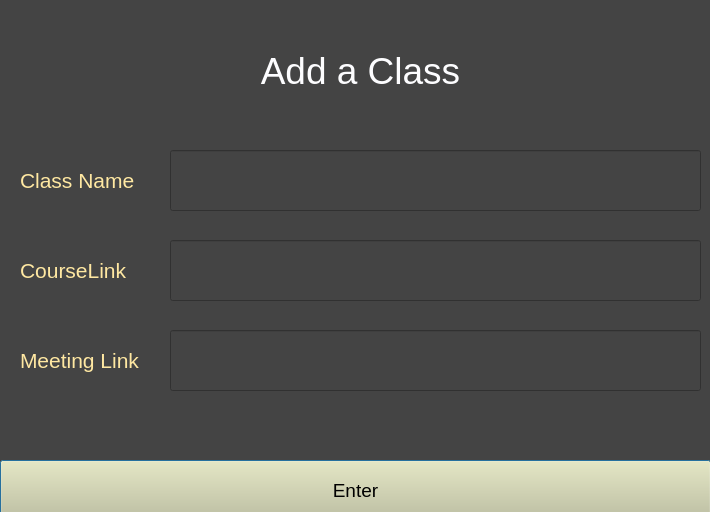
<?xml version="1.0" encoding="UTF-8"?>
<ui version="4.0">
 <class>Dialog</class>
 <widget class="QDialog" name="Dialog">
  <property name="geometry">
   <rect>
    <x>0</x>
    <y>0</y>
    <width>710</width>
    <height>512</height>
   </rect>
  </property>
  <property name="windowTitle">
   <string>Dialog</string>
  </property>
  <property name="styleSheet">
   <string notr="true">background-color: rgb(68, 68, 68);
font-size: 14pt;</string>
  </property>
  <widget class="QLabel" name="label">
   <property name="geometry">
    <rect>
     <x>260</x>
     <y>40</y>
     <width>201</width>
     <height>61</height>
    </rect>
   </property>
   <property name="mouseTracking">
    <bool>false</bool>
   </property>
   <property name="styleSheet">
    <string notr="true">color: rgb(253, 253, 255);
font-size:28pt;
text-align: center;</string>
   </property>
   <property name="text">
    <string>Add a Class</string>
   </property>
   <property name="alignment">
    <set>Qt::AlignCenter</set>
   </property>
  </widget>
  <widget class="QLabel" name="label_2">
   <property name="geometry">
    <rect>
     <x>20</x>
     <y>160</y>
     <width>121</width>
     <height>41</height>
    </rect>
   </property>
   <property name="styleSheet">
    <string notr="true">color: rgb(255, 232, 162);
font-size: 16pt;</string>
   </property>
   <property name="text">
    <string>Class Name</string>
   </property>
  </widget>
  <widget class="QLineEdit" name="className">
   <property name="geometry">
    <rect>
     <x>170</x>
     <y>150</y>
     <width>531</width>
     <height>61</height>
    </rect>
   </property>
   <property name="styleSheet">
    <string notr="true">color: rgb(255, 255, 255)</string>
   </property>
  </widget>
  <widget class="QPushButton" name="classEntered">
   <property name="geometry">
    <rect>
     <x>0</x>
     <y>460</y>
     <width>711</width>
     <height>61</height>
    </rect>
   </property>
   <property name="styleSheet">
    <string notr="true">background-color: rgb(206, 197, 146)</string>
   </property>
   <property name="text">
    <string>Enter</string>
   </property>
  </widget>
  <widget class="QLineEdit" name="classLink">
   <property name="geometry">
    <rect>
     <x>170</x>
     <y>240</y>
     <width>531</width>
     <height>61</height>
    </rect>
   </property>
   <property name="styleSheet">
    <string notr="true">color: rgb(255, 255, 255)</string>
   </property>
  </widget>
  <widget class="QLabel" name="label_3">
   <property name="geometry">
    <rect>
     <x>20</x>
     <y>250</y>
     <width>111</width>
     <height>41</height>
    </rect>
   </property>
   <property name="styleSheet">
    <string notr="true">color: rgb(255, 232, 162);
font-size: 16pt;</string>
   </property>
   <property name="text">
    <string>CourseLink</string>
   </property>
  </widget>
  <widget class="QLineEdit" name="meetingLink">
   <property name="geometry">
    <rect>
     <x>170</x>
     <y>330</y>
     <width>531</width>
     <height>61</height>
    </rect>
   </property>
   <property name="styleSheet">
    <string notr="true">color: rgb(255, 255, 255)</string>
   </property>
  </widget>
  <widget class="QLabel" name="label_4">
   <property name="geometry">
    <rect>
     <x>20</x>
     <y>340</y>
     <width>121</width>
     <height>41</height>
    </rect>
   </property>
   <property name="styleSheet">
    <string notr="true">color: rgb(255, 232, 162);
font-size: 16pt;</string>
   </property>
   <property name="text">
    <string>Meeting Link</string>
   </property>
  </widget>
 </widget>
 <resources/>
 <connections/>
</ui>
